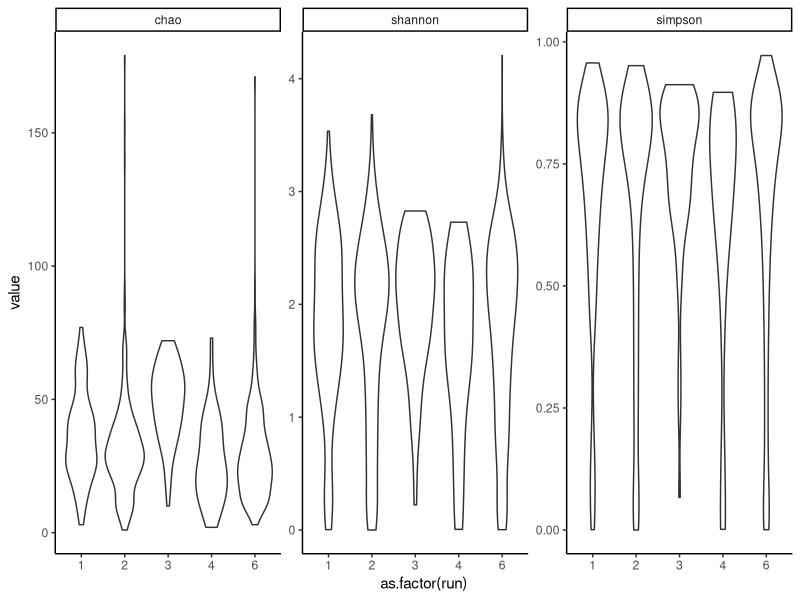
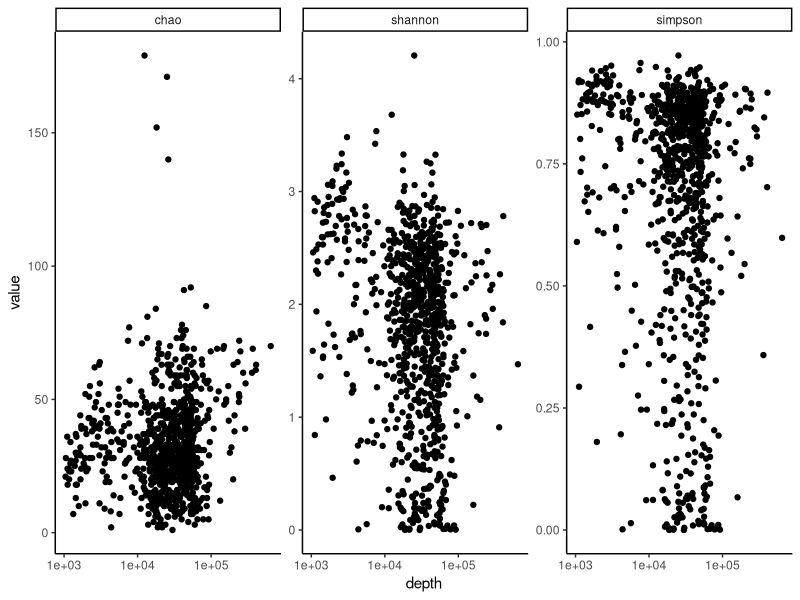

R code for these plots, in order: (Note: this script raises an error after producing the figures.)
library(vegan)
library(ape)
library(tidyverse)
library(survival)
library(survminer)


## ---------- Read in all metadata 
BAL = read.csv("../data/BAL_meta_filtered.csv", row.names = 1)
genus = read.csv("../data/genus_no_contam.csv", row.names = 1)
genus = genus[rowSums(genus) >= 1000,]

percent = genus / rowSums(genus)

simpson = diversity(percent, "simpson")
shannon = diversity(percent, "shannon")
chao = estimateR(genus)["S.chao1",]

diversity = rbind( data.frame(sample = names(simpson), value = simpson, metric = "simpson"),
                    data.frame(sample = names(shannon), value = shannon, metric = "shannon"),
                    data.frame(sample = names(chao), value = chao, metric = "chao"))

#write.csv(diversity, "../data/alpha_diversity.csv")

## ------ QC by batch and depth -----------------------
diversity_meta = merge(diversity, BAL, by.x = "sample", by.y = "SampleID")

pdf("../figures/diversity_QC.pdf")

ggplot(diversity_meta, aes(x = as.factor(run), y = value) ) + 
    facet_wrap(~metric, scale = "free") + 
    theme_classic() + 
    geom_violin()

ggplot(diversity_meta, aes(x = depth, y = value)) + 
    facet_wrap(~metric, scale = "free") + 
    theme_classic() + 
    geom_point() +
    scale_x_log10()
dev.off()


## ------ Diversity by timepoint -----
KM = read.csv("../data/merged_KM_data.csv")
KM$microbiome_pid = as.character(KM$microbiome_pid)

transplant = diversity_meta[!(is.na(diversity_meta$timepoint)) & diversity_meta$timepoint != "H",]
transplant$timepoint = factor(transplant$timepoint,
                                levels = c("H", "D", "R", "DC", "6W", "3M", "6M", "12M"))
transplant$run = as.factor(transplant$run)
merged = merge(KM, transplant, by.x = "microbiome_pid", by.y = "SubjectID")

cox_PH_timepoint = lapply(unique(transplant$timepoint), function(tp){
                        print(tp)
                        filt = filter(merged, timepoint == tp & metric == "simpson")
                        cox = coxph(Surv(clad_free_time, status) ~ value + age, data = filt)
                        return(data.frame(tp, p = summary(cox)$coefficients[1,5], 
                                          OR = summary(cox)$coefficients[1,2])) })
do.call("rbind", cox_PH_timepoint)


pdf("../figures/diversity_CLAD.pdf")

for( tp in c("D", "R", "DC", "6W", "3M", "6M", "12M")){
    filtered = filter(merged, timepoint == tp & metric == "simpson")
    quantiles = c(-Inf, quantile(filtered$value, c(.25, .75)), Inf)
    filtered$diversity_bins = cut(filtered$value, quantiles, labels = c("low", "mid", "high"))
    fit = survfit(Surv(clad_free_time, status) ~ diversity_bins, data = filtered)
    print(ggsurvplot(fit, conf.int = T, pval = T, 
            break.x.by = 365, xlim = c(0, 2922), title = tp))
}
dev.off()


















